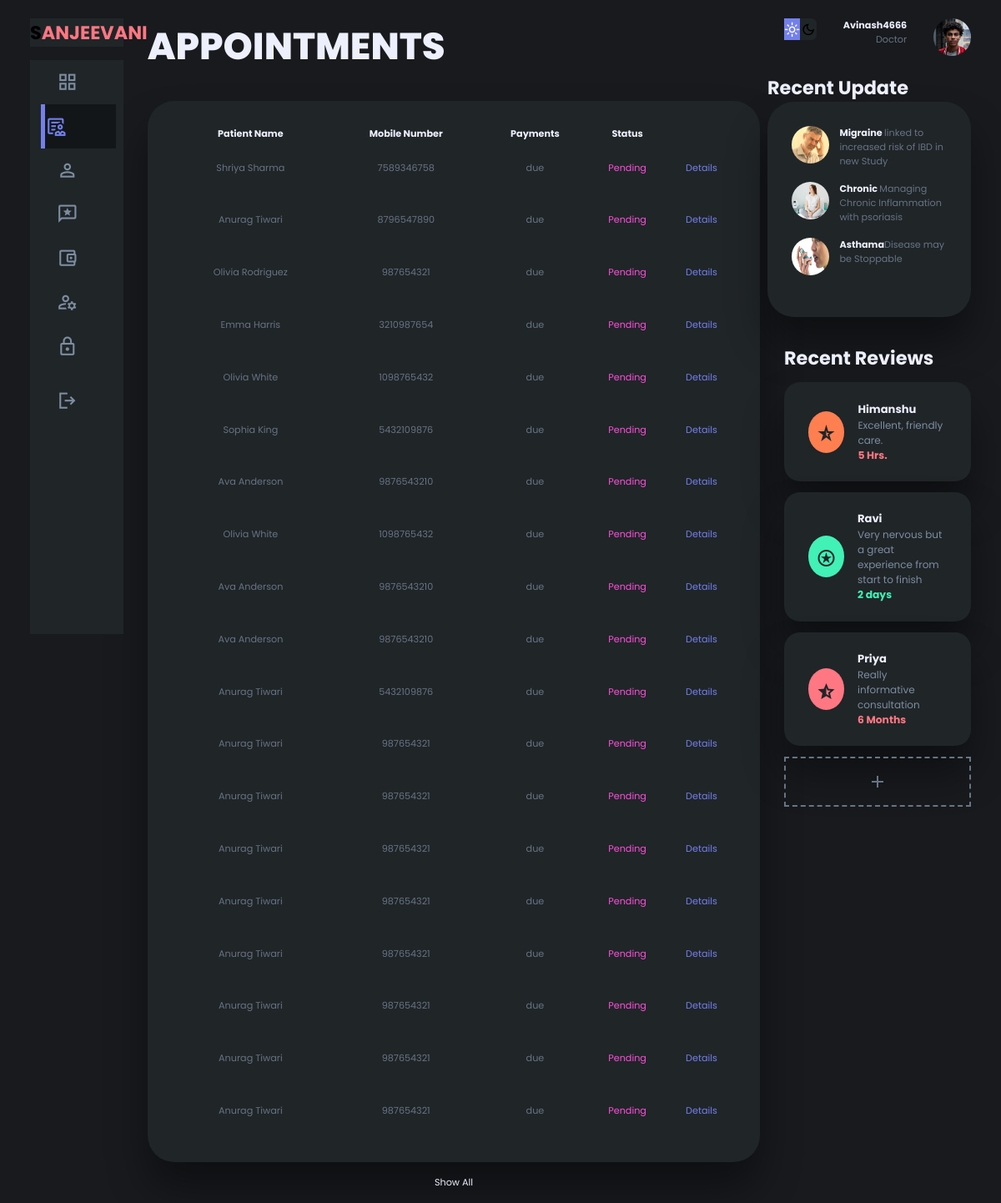
Page /d_dash_appoint.php (signed in) on the committed database.
### tables this page shows
CREATE TABLE `visit` (
  `visitid` int(11) NOT NULL,
  `doctorid` varchar(30) NOT NULL,
  `patientid` varchar(30) NOT NULL,
  `dt` datetime NOT NULL,
  `statusof` varchar(10) NOT NULL,
  `visited` varchar(5) NOT NULL,
  `amount` int(20) NOT NULL,
  `payment` varchar(20) NOT NULL,
  `doctor_name` varchar(20) NOT NULL,
  `patient_name` varchar(20) NOT NULL,
  `patient_mobile` bigint(12) NOT NULL,
  `dateapp` text NOT NULL
);

### partials/db_doctor.php (called while the page is built, shortened)
<?php
include 'partials/db_connect.php';
$username=$_SESSION["username"];
?>
<?php
$sql1="SELECT * FROM `visit` WHERE doctorid='$username'and visited='no'";
$result1=mysqli_query($conn,$sql1);
?>

### d_dash_appoint.php (the view, shortened to what this page needs)
<?php
include 'partials/db_doctor.php';
?>
<!DOCTYPE html>
<html lang="en">
<head>
  <link rel="stylesheet" href="style.css">
</head>
<body>
   <div class="container">
      <aside>
         <div class="top">
           <div class="logo">
             <h2>S<span class="danger">ANJEEVANI</span> </h2>
           </div>
         </div>
          <div class="sidebar">
            <a href="d_dashboard.php" >
              <span class="material-symbols-sharp">grid_view </span>
           </a>
           <a href="#" class="active">
            <span class="material-symbols-outlined">
              </span>
         </a>
           <a href="#" >
              <span class="material-symbols-sharp">person_outline </span>
           </a>
           <a href="#">
            <span class="material-symbols-outlined">
              </span>
           </a>
           <a href="#">
            <span class="material-symbols-outlined">
              </span>
           </a>
           <a href="#">
            <span class="material-symbols-outlined">
              </span>
           </a>
           <a href="#">
            <span class="material-symbols-outlined">
              </span>
           </a>
           <a href="#">
              <span class="material-symbols-sharp">logout </span>
           </a>
          </div>
      </aside>
      <main>
           <div><h1>APPOINTMENTS</h1></div>
      <div class="recent_order">
         <table>
             <thead>
              <tr>
                <th>Patient Name</th>
                <th>Mobile Number</th>
                <th>Payments</th>
                <th>Status</th>
              </tr>
             </thead>
              <tbody>
              <?php
              while ($row = mysqli_fetch_assoc($result1)) {
              $name2=$row['patient_name'];
              $mobilenum=$row['patient_mobile'];
                  echo'<tr>
                   <td>'.$name2.'</td>
                   <td>'.$mobilenum.'</td>
                   <td>due</td>
                   <td class="warning">Pending</td>
                   <td class="primary">Details</td>
                 </tr>';}?>
              </tbody>
         </table>
         <a href="#">Show All</a>
      </div>
      </main>
    <div class="right">
<div class="top">
   <div class="theme-toggler">
     <span class="material-symbols-sharp active">light_mode</span>
     <span class="material-symbols-sharp">dark_mode</span>
   </div>
    <div class="profile">
       <div class="info">
           <p><b><?php echo $username;?></b></p>
           <p>Doctor</p>
       </div>
       <div class="profile-photo">
         <img src="./images/profile-1.jpg" alt=""/>
       </div>
    </div>
</div>
  <div class="recent_updates">
     <h2>Recent Update</h2>
   <div class="updates">
      <div class="update">
         <div class="profile-photo">
            <img src="images-20240406T121948Z-001/images/4.jpg" alt=""/>
         </div>
        <div class="message">
           <p><b>Migraine </b>linked to increased risk of IBD in new Study </p>
        </div>
      </div>
      <div class="update">
        <div class="profile-photo">
        <img src="images-20240406T121948Z-001/images/6.png" alt=""/>
        </div>
       <div class="message">
          <p><b>Chronic </b>Managing Chronic Inflammation with psoriasis</p>
       </div>
     </div>
     <div class="update">
      <div class="profile-photo">
         <img src="images-20240406T121948Z-001/images/3.jpg" alt=""/>
      </div>
     <div class="message">
        <p><b>Asthama</b>Disease may be Stoppable</p>
     </div>
   </div>
  </div>
  </div>
   <div class="sales-analytics">
     <h2>Recent Reviews</h2>
      <div class="item onlion">
        <div class="icon">
          <span class="material-symbols-outlined">
            </span>
        </div>
        <div class="right_text">
          <div class="info">
            <h3>Himanshu</h3>
            <small class="text-muted">Excellent, friendly care.</small>
          </div>
          <h5 class="danger">5 Hrs.</h5>
        </div>
      </div>
      <div class="item onlion">
        <div class="icon">
          <span class="material-symbols-outlined">
            </span>
        </div>
        <div class="right_text">
          <div class="info">
            <h3>Ravi</h3>
            <small class="text-muted">Very nervous but a great experience from start to finish</small>
          </div>
          <h5 class="success">2 days</h5>
        </div>
      </div>
      <div class="item onlion">
        <div class="icon">
          <span class="material-symbols-outlined">
            </span>
        </div>
        <div class="right_text">
          <div class="info">
            <h3>Priya</h3>
            <small class="text-muted">Really informative consultation</small>
          </div>
          <h5 class="danger">6 Months</h5>
        </div>
      </div>
</div>
      <div class="item add_product">
            <div>
            <span class="material-symbols-sharp">add</span>
            </div>
     </div>
</div>
   </div>
</body>
</html>

### rows in the picture
visit: patient_name "Shriya Sharma", patient_mobile "7589346758"
visit: patient_name "Anurag Tiwari", patient_mobile "8796547890"
visit: patient_name "Olivia Rodriguez", patient_mobile "987654321"
visit: patient_name "Emma Harris", patient_mobile "3210987654"
visit: patient_name "Olivia White", patient_mobile "1098765432"
visit: patient_name "Sophia King", patient_mobile "5432109876"
visit: patient_name "Ava Anderson", patient_mobile "9876543210"
visit: patient_name "Olivia White", patient_mobile "1098765432"
visit: patient_name "Ava Anderson", patient_mobile "9876543210"
visit: patient_name "Ava Anderson", patient_mobile "9876543210"
visit: patient_name "Anurag Tiwari", patient_mobile "5432109876"
visit: patient_name "Anurag Tiwari", patient_mobile "987654321"
visit: patient_name "Anurag Tiwari", patient_mobile "987654321"
visit: patient_name "Anurag Tiwari", patient_mobile "987654321"
visit: patient_name "Anurag Tiwari", patient_mobile "987654321"
visit: patient_name "Anurag Tiwari", patient_mobile "987654321"
visit: patient_name "Anurag Tiwari", patient_mobile "987654321"
visit: patient_name "Anurag Tiwari", patient_mobile "987654321"
visit: patient_name "Anurag Tiwari", patient_mobile "987654321"

### other values in the picture
$username "Avinash4666"
